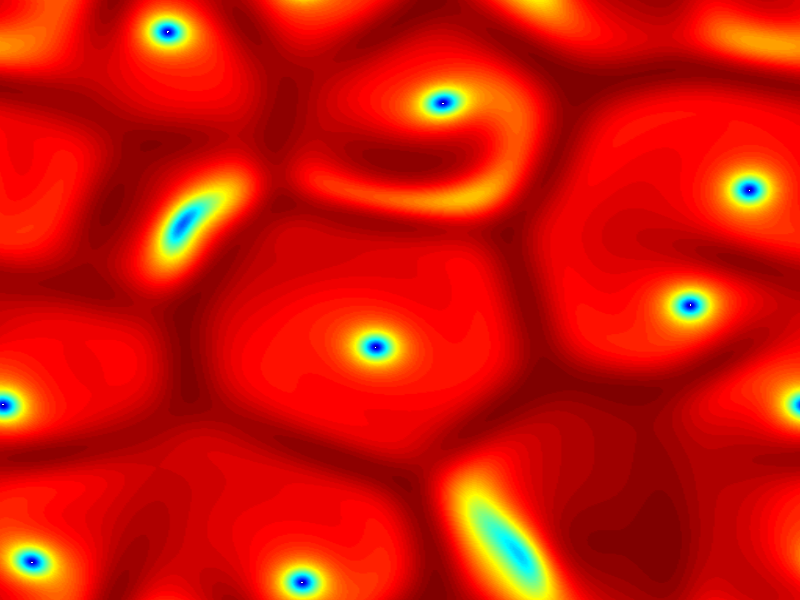

Write MATLAB code to recreate this figure.
% CGLsim2D.m
% Copyright David M. Winterbottom 2005

% ************************************************************
% Simulating the complex Ginzburg-Landau equation in 2D using
% pseudo-spectral code and ETD2 exponential time-stepping (See
% Matthews and Cox, J. Comp. Phys., 176 430-455, 2002).
% Periodic boundary conditions are used.
% ************************************************************

disp('*** 2D CGL SIMULATION ***');

% Set equation coefficients
a = 0.0;
b = -1.5;

% Set system parameters
L    = 60;        % Domain size (assume square container)
Tmax = 50;        % End time
N    = 512;       % Number of grid points
dT   = 0.05;      % Timestep
dps  = 100;       % Number of stored times
co   = 0;         % Whether to continue simulation from final values of previous

% Calculate some further parameters
nmax  = round(Tmax/dT);
XX    = (L/N)*(-N/2:N/2-1)'; 
[X,Y] = meshgrid(XX);
nplt  = floor(nmax/dps);

% Define initial conditions
if co == 0 
	Tdata = zeros(1,dps+1);
	Tdata(1) = 0;
	A = zeros(size(X)) + 10^(-1)*randn(size(X));
else
	A         = Adata(:,:,end);
	starttime = Tdata(end);
	Tdata     = zeros(1,dps+1);
	Tdata(1)  = starttime;
	disp('    CARRYING OVER...')
end	

% Set wavenumbers.
k  				= [0:N/2-1 0 -N/2+1:-1]'*(2*pi/L);
k2 				= k.*k;  
k2(N/2+1) = ((N/2)*(2*pi/L))^2;
[k2x,k2y] = meshgrid(k2); 
del2 			= k2x+k2y;
Adata     = zeros(N,N,dps+1);
A_hatdata = zeros(N,N,dps+1);
A_hat            = fft2(A);
Adata(:,:,1)     = A;
A_hatdata(:,:,1) = A_hat;

% Compute exponentials and nonlinear factors for ETD2 method
cA 	    	= 1 - del2*(1+i*a);
expA 	  	= exp(dT*cA);
nlfacA  	= (exp(dT*cA).*(1+1./cA/dT)-1./cA/dT-2)./cA;
nlfacAp 	= (exp(dT*cA).*(-1./cA/dT)+1./cA/dT+1)./cA;

% Solve PDE
dataindex = 2;
for n = 1:nmax
	T = Tdata(1) + n*dT;
	A = ifft2(A_hat);
	
	% Find nonlinear component in Fourier space
	nlA	= -(1+i*b)*fft2(A.*abs(A).^2);
	
	% Setting the first values of the previous nonlinear coefficients
	if n == 1
		nlAp = nlA;
	end
	
	% Time-stepping
	A_hat = A_hat.*expA + nlfacA.*nlA + nlfacAp.*nlAp;
	nlAp  = nlA;
	
	% Saving data
	if mod(n,nplt) == 0 
		A = ifft2(A_hat);
		Adata(:,:,dataindex)     = A; 
		A_hatdata(:,:,dataindex) = A_hat; 
		Tdata(dataindex)         = T;
		dataindex                = dataindex + 1;
	end
	
	% Commenting on time elapsed
	if mod(n,floor(nmax/10)) == 0
		outp = strcat('  n= ', num2str(n), ' completed'); disp(outp);
	end
end

% Plot evolution
figure('position', [200 200 600 600])
surf(X,Y, abs(Adata(:,:,end)))
colormap jet
view(0,90), shading interp, axis tight
set(gca,'position', [0 0 1 1])
set(gca,...
	'xcolor',		[0.6 0.6 0.6],...
	'ycolor',		[0.6 0.6 0.6],...
	'fontsize',	6,...
	'fontname', 'courier')
xlabel('X',...
	'fontname', 'courier',...
	'fontsize', 6,...
	'color',		[0.6 0.6 0.6])
ylabel('Y',...
	'fontname', 'courier',...
	'fontsize', 6,...
	'color',		[0.6 0.6 0.6],...
	'rotation', 0)
title('final configuration of |A|',...
	'fontname', 'courier',...
	'fontsize', 6,...
	'color', 		[0.6 0.6 0.6])
